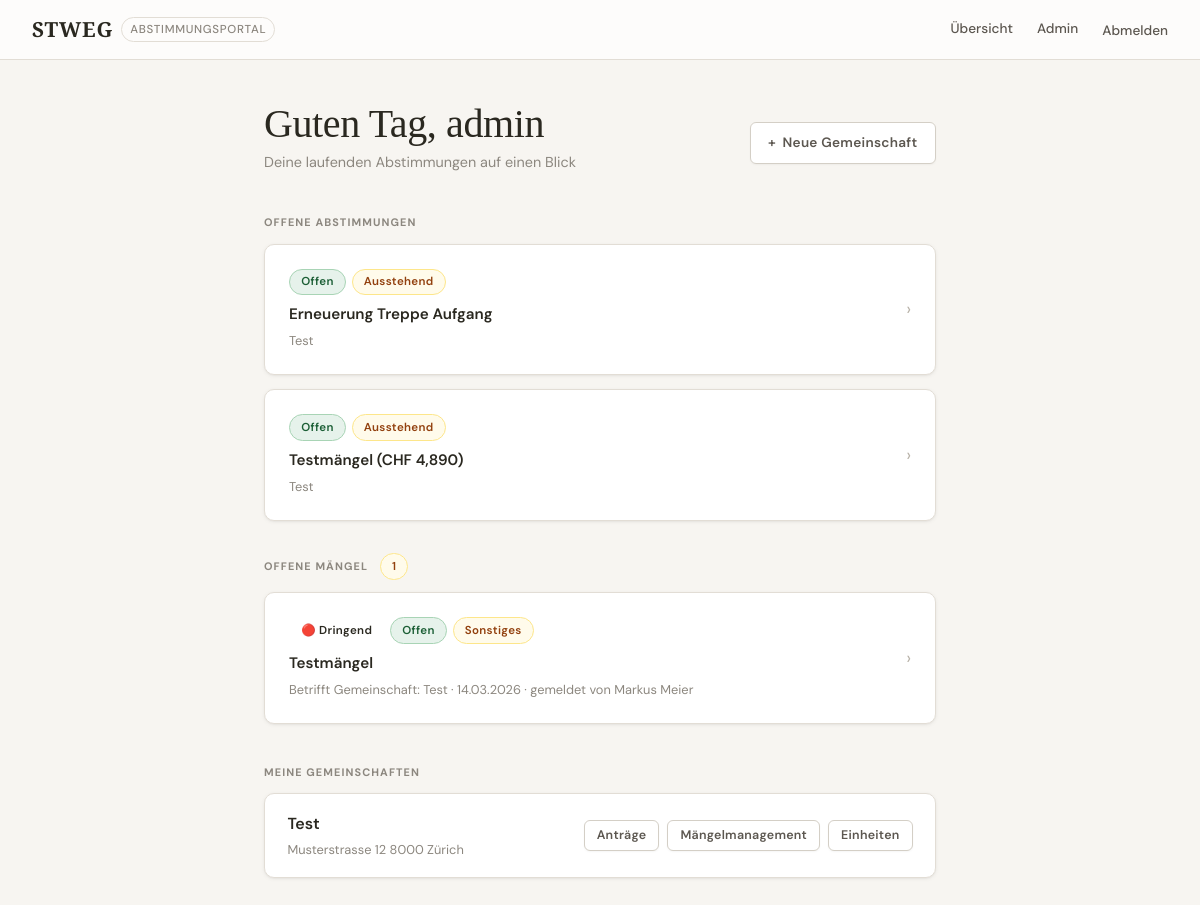
The page /dashboard/ (signed in) on the database its author committed.
### voting/models.py (models this page shows, shortened)
class Proposal(models.Model):
    class Status(models.TextChoices):
        DRAFT  = 'draft',  'Entwurf'
        OPEN   = 'open',   'Offen'
        CLOSED = 'closed', 'Abgeschlossen'
    class MajorityType(models.TextChoices):
        SIMPLE    = 'simple',    'Einfaches Mehr (nur Köpfe)'
        ABSOLUTE  = 'absolute',  'Absolutes Mehr (Köpfe + Wertquoten)'
        QUALIFIED = 'qualified', 'Qualifiziertes Mehr (2/3 Köpfe + 2/3 Wertquoten)'
        UNANIMOUS = 'unanimous', 'Einstimmigkeit (alle Eigentümer müssen Ja stimmen)'
    community     = models.ForeignKey(Community, on_delete=models.CASCADE, related_name='proposals')
    created_by    = models.ForeignKey(
        User, on_delete=models.SET_NULL, null=True, related_name='created_proposals',
    )
    title         = models.CharField(max_length=300, verbose_name="Titel")
    description   = models.TextField(verbose_name="Beschreibung")
    majority_type = models.CharField(
        max_length=10, choices=MajorityType.choices, default=MajorityType.ABSOLUTE,
        verbose_name="Mehrheitsart",
    )
    status     = models.CharField(max_length=10, choices=Status.choices, default=Status.DRAFT)
    created_at = models.DateTimeField(auto_now_add=True)
    opened_at  = models.DateTimeField(null=True, blank=True)
    closed_at  = models.DateTimeField(null=True, blank=True)
    deadline   = models.DateTimeField(null=True, blank=True, verbose_name="Abstimmungsfrist")
    def open(self):
        self.status    = self.Status.OPEN
        self.opened_at = timezone.now()
        self.save()
    class Meta:
        verbose_name        = "Antrag"
        verbose_name_plural = "Anträge"
        ordering            = ['-created_at']

class Community(models.Model):
    name       = models.CharField(max_length=200)
    address    = models.TextField()
    created_at = models.DateTimeField(auto_now_add=True)
    created_by = models.ForeignKey(
        User, on_delete=models.SET_NULL, null=True, blank=True,
        related_name='created_communities',
    )
    quorum = models.DecimalField(
        max_digits=5, decimal_places=1, default=Decimal('0'),
        verbose_name="Quorum (‰)",
        help_text="Mindest-Beteiligung in Wertquoten ‰ für gültige Abstimmung (0 = kein Quorum)",
    )
    def is_admin(self, user):
        return (
            self.created_by == user
            or user.is_staff
            or self.memberships.filter(
                user=user, role=CommunityMembership.Role.MANAGER
            ).exists()
        )
    class Meta:
        verbose_name        = "Gemeinschaft"
        verbose_name_plural = "Gemeinschaften"

### maintenance/models.py (models this page shows, shortened)
class Ticket(models.Model):
    class Priority(models.TextChoices):
        NORMAL = 'normal', 'Normal'
        URGENT = 'urgent', 'Dringend'
    class Status(models.TextChoices):
        OPEN           = 'open',           'Offen'
        IN_PROGRESS    = 'in_progress',    'In Bearbeitung'
        OFFER_RECEIVED = 'offer_received', 'Angebot liegt vor'
        DONE           = 'done',           'Erledigt'
        ARCHIVED       = 'archived',       'Archiviert'
    class Scope(models.TextChoices):
        COMMON  = 'common',  'Gemeinschaftlich'
        PRIVATE = 'private', 'Privat (Einheit)'
    class Area(models.TextChoices):
        ROOF      = 'roof',      'Dach'
        FACADE    = 'facade',    'Fassade'
        HEATING   = 'heating',   'Heizung'
        ELEVATOR  = 'elevator',  'Lift'
        STAIRCASE = 'staircase', 'Treppenhaus'
        GARDEN    = 'garden',    'Aussenanlage / Garten'
        PARKING   = 'parking',   'Parkplatz / Garage'
        WATER     = 'water',     'Wasser / Sanitär'
        ELECTRIC  = 'electric',  'Elektro'
        OTHER     = 'other',     'Sonstiges'
    community = models.ForeignKey(
        Community, on_delete=models.CASCADE, related_name='tickets',
    )
    unit = models.ForeignKey(
        Unit, on_delete=models.SET_NULL, null=True, blank=True,
        related_name='tickets',
        help_text="Nur bei privaten Einheitsmängeln ausfüllen.",
    )
    reported_by = models.ForeignKey(
        User, on_delete=models.SET_NULL, null=True, blank=True,
        related_name='reported_tickets',
    )
    title       = models.CharField(max_length=300, verbose_name='Titel')
    description = models.TextField(verbose_name='Beschreibung')
    area        = models.CharField(
        max_length=20, choices=Area.choices, default=Area.OTHER,
        verbose_name='Bereich',
    )
    scope = models.CharField(
        max_length=10, choices=Scope.choices, default=Scope.COMMON,
        verbose_name='Art',
    )
    priority = models.CharField(
        max_length=10, choices=Priority.choices, default=Priority.NORMAL,
        verbose_name='Dringlichkeit',
    )
    status = models.CharField(
        max_length=20, choices=Status.choices, default=Status.OPEN,
        verbose_name='Status',
    )
    assigned_to    = models.CharField(max_length=200, blank=True, verbose_name='Handwerker')
    assignee_email = models.EmailField(blank=True, verbose_name='E-Mail Handwerker')
    offer_amount   = models.DecimalField(
        max_digits=10, decimal_places=2, null=True, blank=True,
        verbose_name='Offertbetrag (CHF)',
    )
    created_at  = models.DateTimeField(auto_now_add=True)
    updated_at  = models.DateTimeField(auto_now=True)
    resolved_at = models.DateTimeField(null=True, blank=True)
    proposal = models.ForeignKey(
        'voting.Proposal', on_delete=models.SET_NULL, null=True, blank=True,
        related_name='tickets',
        verbose_name='Verknüpfter Antrag',
    )
    class Meta:
        verbose_name        = 'Ticket'
        verbose_name_plural = 'Tickets'
        ordering            = ['-created_at']
    @property
    def status_css(self):
        return {
            'open':           'badge-open',
            'in_progress':    'badge-progress',
            'offer_received': 'badge-offer',
            'done':           'badge-done',
            'archived':       'badge-archived',
        }.get(self.status, '')
    @property
    def priority_is_urgent(self):
        return self.priority == self.Priority.URGENT

### voting/views.py (the view)
# urls.py: path('dashboard/', views.dashboard, name='dashboard'),
@login_required
def dashboard(request):
    communities = Community.objects.filter(
        Q(units__owner=request.user)
        | Q(created_by=request.user)
        | Q(memberships__user=request.user)
    ).distinct()
    user_units = Unit.objects.filter(owner=request.user)
    proxy_proposal_ids = Proxy.objects.filter(
        delegate=request.user,
        proposal__status=Proposal.Status.OPEN,
    ).values_list('proposal_id', flat=True)
    open_proposals = Proposal.objects.filter(
        Q(community__in=communities, status=Proposal.Status.OPEN)
        | Q(id__in=proxy_proposal_ids)
    ).distinct().order_by('deadline')
    voted_counts = {}
    unit_counts  = {}
    for proposal in open_proposals:
        own_units   = user_units.filter(community=proposal.community)
        proxy_units = Unit.objects.filter(
            proxies__proposal=proposal, proxies__delegate=request.user,
        )
        all_ids = (
            set(own_units.values_list('id', flat=True))
            | set(proxy_units.values_list('id', flat=True))
        )
        voted_counts[proposal.id] = Vote.objects.filter(
            proposal=proposal, unit__id__in=all_ids,
        ).count()
        unit_counts[proposal.id] = len(all_ids)
    admin_community_ids = set(
        c.id for c in communities if c.is_admin(request.user)
    )
    pending_drafts = Proposal.objects.filter(
        community__id__in=admin_community_ids,
        status=Proposal.Status.DRAFT,
    ).exclude(
        created_by=request.user,
    ).select_related('community', 'created_by').order_by('created_at')
    open_tickets = Ticket.objects.filter(
        community__id__in=admin_community_ids,
    ).exclude(
        status__in=[Ticket.Status.DONE, Ticket.Status.ARCHIVED],
    ).select_related('community').order_by('-created_at')
    return render(request, 'voting/dashboard.html', {
        'communities':         communities,
        'open_proposals':      open_proposals,
        'voted_counts':        voted_counts,
        'unit_counts':         unit_counts,
        'pending_drafts':      pending_drafts,
        'admin_community_ids': admin_community_ids,
        'open_tickets':        open_tickets,
    })

### voting/templatetags/voting_extras.py (called while the page is built)
@register.filter
def get_item(dictionary, key):
    if isinstance(dictionary, dict):
        return dictionary.get(key, 0)
    return 0

### voting/templates/voting/dashboard.html (shortened to what this page needs)
{% extends "voting/base.html" %}
{% load voting_extras %}
{% block content %}
<div class="page-header flex-between">
    <div>
        <h1>Guten Tag, {{ user.first_name|default:user.username }}</h1>
        <p>Deine laufenden Abstimmungen auf einen Blick</p>
    </div>
    {% if user.is_staff %}
    <a href="{% url 'voting:community_create' %}" class="btn btn-outline">
        <span>+</span> Neue Gemeinschaft
    </a>
    {% endif %}
</div>
{% if open_proposals %}
<div class="section-label {% if pending_drafts %}mt-lg{% endif %}">Offene Abstimmungen</div>
{% for proposal in open_proposals %}
{% with voted=voted_counts|get_item:proposal.id total=unit_counts|get_item:proposal.id %}
<a href="{% url 'voting:proposal_detail' proposal.pk %}" class="card-link">
    <div class="card card-interactive">
        <div class="flex-between items-center">
            <div class="flex-1">
                <div class="flex items-center gap-xs mb-sm flex-wrap">
                    <span class="badge badge-open">Offen</span>
                    {% if voted == total and total > 0 %}
                        <span class="badge badge-done">✓ Vollständig abgestimmt</span>
                    {% elif voted > 0 %}
                        <span class="badge badge-pending">{{ voted }}/{{ total }} abgestimmt</span>
                    {% else %}
                        <span class="badge badge-pending">Ausstehend</span>
                    {% endif %}
                </div>
                <div class="card-title">{{ proposal.title }}</div>
                <div class="card-meta mt-xs">
                    {{ proposal.community.name }}
                </div>
            </div>
            <span class="chevron">›</span>
        </div>
    </div>
</a>
{% endwith %}
{% endfor %}
{% endif %}
{% if open_tickets %}
<div class="section-label mt-lg">
    Offene Mängel
    <span class="badge badge-pending ml-sm">{{ open_tickets|length }}</span>
</div>
{% for ticket in open_tickets %}
<a href="{% url 'maintenance:ticket_detail' ticket.pk %}" class="card-link">
    <div class="card card-interactive {% if ticket.priority_is_urgent %}card--red-left{% endif %}">
        <div class="flex-between items-center">
            <div class="flex-1">
                <div class="flex items-center gap-xs mb-sm flex-wrap">
                    {% if ticket.priority_is_urgent %}
                        <span class="badge badge-urgent">🔴 Dringend</span>
                    {% endif %}
                    <span class="badge {{ ticket.status_css }}">{{ ticket.get_status_display }}</span>
                    <span class="badge badge-draft">{{ ticket.get_area_display }}</span>
                </div>
                <div class="card-title">{{ ticket.title }}</div>
                <div class="card-meta mt-xs">
                    Betrifft Gemeinschaft: {{ ticket.community.name }}
                    · {{ ticket.created_at|date:"d.m.Y" }}
                    {% if ticket.reported_by %} · gemeldet von {{ ticket.reported_by.get_full_name|default:ticket.reported_by.username }}{% endif %}
                </div>
            </div>
            <span class="chevron">›</span>
        </div>
    </div>
</a>
{% endfor %}
{% endif %}
{% if communities %}
<div class="section-label mt-xl">Meine Gemeinschaften</div>
{% for community in communities %}
{% with unassigned=unassigned_counts|get_item:community.id %}
<div class="card card--compact card--mb-sm">
    <div class="flex-between items-center">
        <div class="flex-1">
            <div class="flex items-center gap-sm flex-wrap mb-xs">
                <span class="text-strong">{{ community.name }}</span>
            </div>
            <div class="card-meta">{{ community.address }}</div>
        </div>
        <div class="flex gap-1 flex-shrink-0 ml-md">
            <a href="{% url 'voting:proposal_list' community.id %}" class="btn btn-outline btn-sm">Anträge</a>
            <a href="{% url 'maintenance:ticket_list' community.id %}" class="btn btn-outline btn-sm">Mängelmanagement</a>
            {% if community.id in admin_community_ids %}
            <a href="{% url 'voting:unit_manage' community.id %}" class="btn btn-outline btn-sm">Einheiten</a>
            {% endif %}
        </div>
    </div>
</div>
{% endwith %}
{% endfor %}
{% endif %}
{% endblock %}

### rows shown on the page
Proposal: title "Erneuerung Treppe Aufgang", community.name "Test"
Proposal: title "Testmängel (CHF 4,890)", community.name "Test"
Ticket: priority "🔴 Dringend", status "Offen", area "Sonstiges", title "Testmängel", community.name "Test", created_at "14.03.2026", reported_by.get_full_name "Markus Meier"
Community: name "Test", address "Musterstrasse 12 8000 Zürich", shows "Einheiten"

### other values the page prints
{{ user.first_name|default:user.username }} "admin"
{{ open_tickets|length }} "1"
